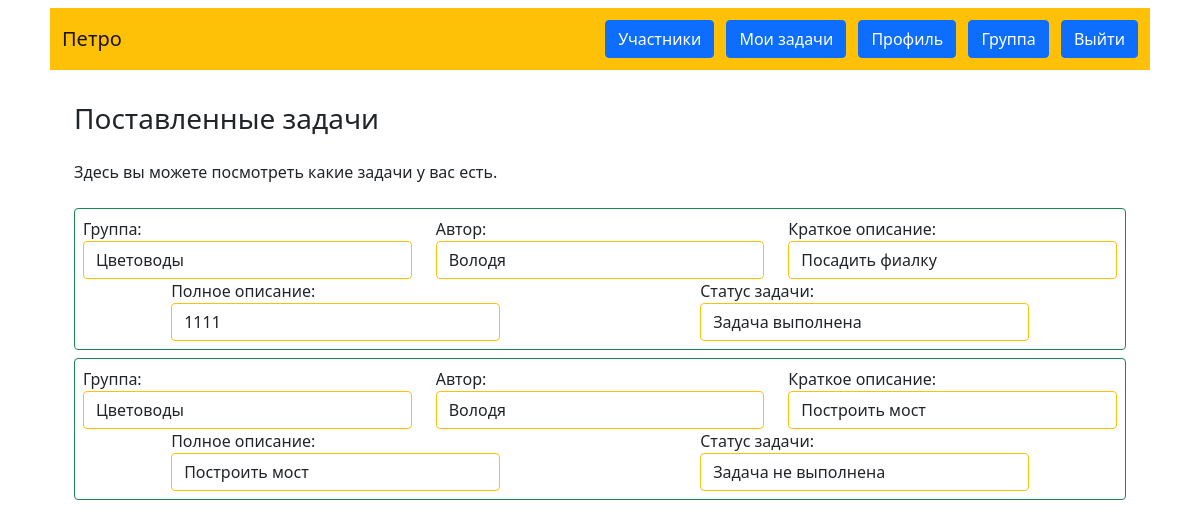
/my_tasks (signed in), run on the app's committed database.
### data/users.py (models this page shows, shortened)
class User(SqlAlchemyBase, UserMixin, SerializerMixin):
    __tablename__ = 'Users'
    id = sqlalchemy.Column(sqlalchemy.Integer,
                           primary_key=True, autoincrement=True)
    login = sqlalchemy.Column(sqlalchemy.String, unique=True, nullable=False)
    group = sqlalchemy.Column(sqlalchemy.Integer,
                              sqlalchemy.ForeignKey("Groups.id"))
    email = sqlalchemy.Column(sqlalchemy.String,
                              index=True, unique=True, nullable=False)
    password = sqlalchemy.Column(sqlalchemy.String, nullable=True)

class Task(SqlAlchemyBase, UserMixin, SerializerMixin):
    __tablename__ = 'Tasks'
    id = sqlalchemy.Column(sqlalchemy.Integer,
                           primary_key=True, autoincrement=True)
    user_id = sqlalchemy.Column(sqlalchemy.Integer,
                                sqlalchemy.ForeignKey("Users.id"))
    author_id = sqlalchemy.Column(sqlalchemy.Integer,
                                  sqlalchemy.ForeignKey("Users.id"))
    group_id = sqlalchemy.Column(sqlalchemy.Integer,
                                 sqlalchemy.ForeignKey("Groups.id"))
    short_task = sqlalchemy.Column(sqlalchemy.String, nullable=False)
    detail_task = sqlalchemy.Column(sqlalchemy.String, unique=False)
    completed = sqlalchemy.Column(sqlalchemy.Boolean)

### data/groups.py (models this page shows)
class Group(SqlAlchemyBase):
    __tablename__ = 'Groups'
    id = sqlalchemy.Column(sqlalchemy.Integer,
                           primary_key=True, autoincrement=True)
    group_admin = sqlalchemy.Column(sqlalchemy.Integer,
                                    sqlalchemy.ForeignKey("Users.id"))
    group_name = sqlalchemy.Column(sqlalchemy.String, unique=True,
                                   nullable=False)
    description = sqlalchemy.Column(sqlalchemy.String, nullable=False)

### main.py (the view)
@app.route('/my_tasks', methods=['GET', 'POST'])
@login_required
def my_tasks():
    db_sess = db_session.create_session()
    task_list = []
    tasks = db_sess.query(Task).filter(Task.user_id == current_user.id).all()
    if tasks:
        for row in tasks:
            group = db_sess.query(Group).get(row.group_id).group_name
            author = db_sess.query(User).get(row.author_id).login
            short_task = row.short_task
            detail_task = row.detail_task
            completed = row.completed
            if completed:
                completed = 'Задача выполнена'
            else:
                completed = 'Задача не выполнена'
            cor = (group, author, short_task, detail_task, completed)
            task_list.append(cor)
        return render_template('my_tasks.html', tasks=task_list)
    return render_template('my_tasks.html', message='У вас нет задач')

### data/db_session.py (called while the page is built)
def create_session() -> Session:
    global __factory
    return __factory()

### main.py (called while the page is built)
@login_manager.user_loader
def load_user(user_id):
    db_sess = db_session.create_session()
    return db_sess.query(User).get(user_id)

### templates/my_tasks.html (shortened to what this page needs)
{% extends "base.html" %}
{% block content %}
<h3>Поставленные задачи</h3>
<p class="my-3 my-md-4">Здесь вы можете посмотреть какие задачи у вас есть.</p>
{% for descr in tasks%}
<div class="my-2 p-2 border rounded border-success">
    <div class="m4 row justify-content-around">
        <div class="col-12 col-md-4">
            <div>Группа:</div>
            <div class="form-control border border-warning">{{ descr[0] }}</div>
        </div>
        <div class="col-12 col-md-4">
            <div>Автор:</div>
            <div class="form-control border border-warning">{{ descr[1] }}</div>
        </div>
        <div class="col-12 col-md-4">
            <div>Краткое описание:</div>
            <div class="form-control border border-warning">{{ descr[2] }}</div>
        </div>
        <div class="col-12 col-md-4">
            <div>Полное описание:</div>
            <div class="form-control border border-warning">{{ descr[3] }}</div>
        </div>
        <div class="col-12 col-md-4">
            <div>Статус задачи:</div>
            <div class="form-control border border-warning">{{ descr[4] }}</div>
        </div>
    </div>
</div>
{% endfor %}
{% endblock %}

### templates/base.html (shortened to what this page needs)
<!doctype html>
<html lang="ru" xmlns="http://www.w3.org/1999/html">
<head>
    <link href="https://cdn.jsdelivr.net/npm/bootstrap@5.1.3/dist/css/bootstrap.min.css" rel="stylesheet"
>
</head>
<body>
<header class="container">
    <nav class="m-2 p-2 navbar navbar-light bg-warning">
        <div><a class="m-1 navbar-brand" href="/index">{{ current_user.login }}</a></div>
        {% if current_user.is_authenticated %}
        <div>
            <a class="m-1 btn btn-primary " href="/members/{{ current_user.group }}">Участники</a>
            <a class="m-1 btn btn-primary " href="/my_tasks">Мои задачи</a>
            <a class="m-1 btn btn-primary " href="/profile">Профиль</a>
            <a class="m-1 btn btn-primary" href="/my_groups">Группа</a>
            <a class="m-1 btn btn-primary" href="/logout">Выйти</a></div>
        {% else %}
        <div>
            <a class="m-1 btn btn-primary " href="/register">Зарегистрироваться</a>
            <a class="m-1 btn btn-success" href="/login">Войти</a>
        </div>
        {% endif %}
    </nav>
</header>
<main role="main" class="container">
    <div class="p-3 m-3">
        {% block content %}{% endblock %}
    </div>
</main>
</body>
</html>

### data on the page
User: login "Петро"
Group: group_name "Цветоводы" "Цветоводы"
User: login "Володя" "Володя"
Task: short_task "Посадить фиалку", detail_task "1111"
Task: short_task "Построить мост", detail_task "Построить мост"

### other printed values
{{ descr[4] }} "Задача выполнена" "Задача не выполнена"
